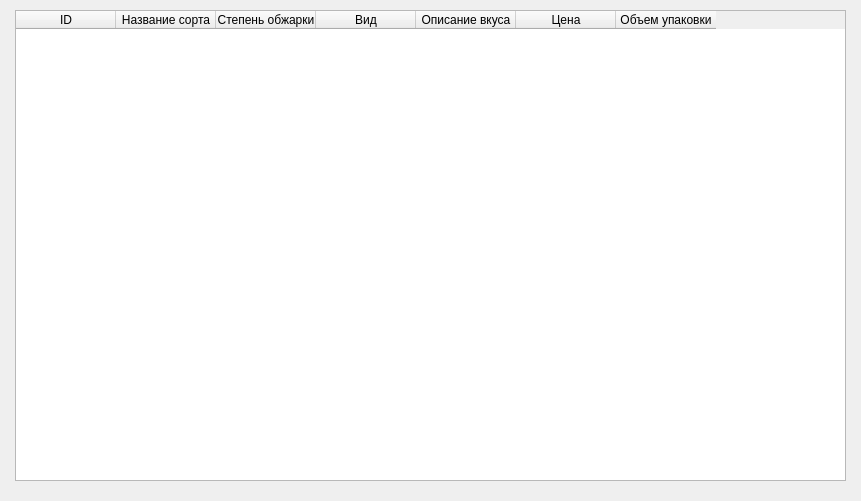
<?xml version="1.0" encoding="UTF-8"?>
<ui version="4.0">
 <class>Dialog</class>
 <widget class="QDialog" name="Dialog">
  <property name="geometry">
   <rect>
    <x>0</x>
    <y>0</y>
    <width>861</width>
    <height>501</height>
   </rect>
  </property>
  <property name="windowTitle">
   <string>Dialog</string>
  </property>
  <widget class="QTableWidget" name="tableWidget">
   <property name="geometry">
    <rect>
     <x>15</x>
     <y>10</y>
     <width>831</width>
     <height>471</height>
    </rect>
   </property>
   <column>
    <property name="text">
     <string>ID</string>
    </property>
   </column>
   <column>
    <property name="text">
     <string>Название сорта</string>
    </property>
   </column>
   <column>
    <property name="text">
     <string>Степень обжарки</string>
    </property>
   </column>
   <column>
    <property name="text">
     <string>Вид</string>
    </property>
   </column>
   <column>
    <property name="text">
     <string>Описание вкуса</string>
    </property>
   </column>
   <column>
    <property name="text">
     <string>Цена</string>
    </property>
   </column>
   <column>
    <property name="text">
     <string>Объем упаковки</string>
    </property>
   </column>
  </widget>
 </widget>
 <resources/>
 <connections/>
</ui>
